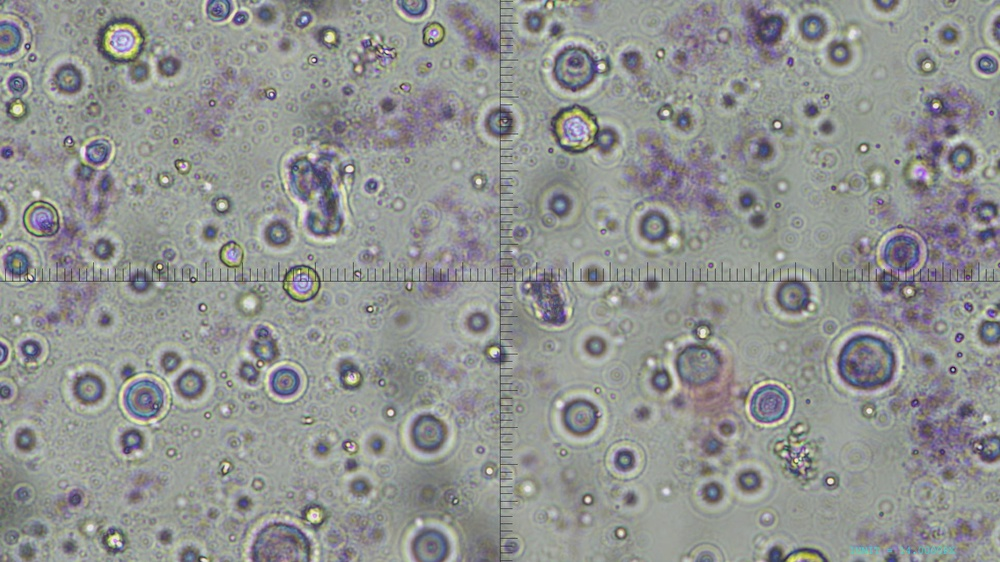
#> input picture Software/sample_analysis/images/IMG00285.JPG, 1000 x 562 px, shrunk from 1920 x 1080 before the run; its folder holds only this picture in this run
$ python analyze_samples.py
#> lines starting #> are read from the running program, lines starting #| are printed output that depends on the picture; after the words box and inside, x2 and y2 are one past the last pixel; in counts of white or black regions, pixels touching at a corner belong together
import cv2
import os
import numpy as np

# Path to sample images
IMAGE_FOLDER = os.path.join(os.path.dirname(__file__), "images")

def count_microbes(image_path):
    # Load image
    img = cv2.imread(image_path, cv2.IMREAD_GRAYSCALE)
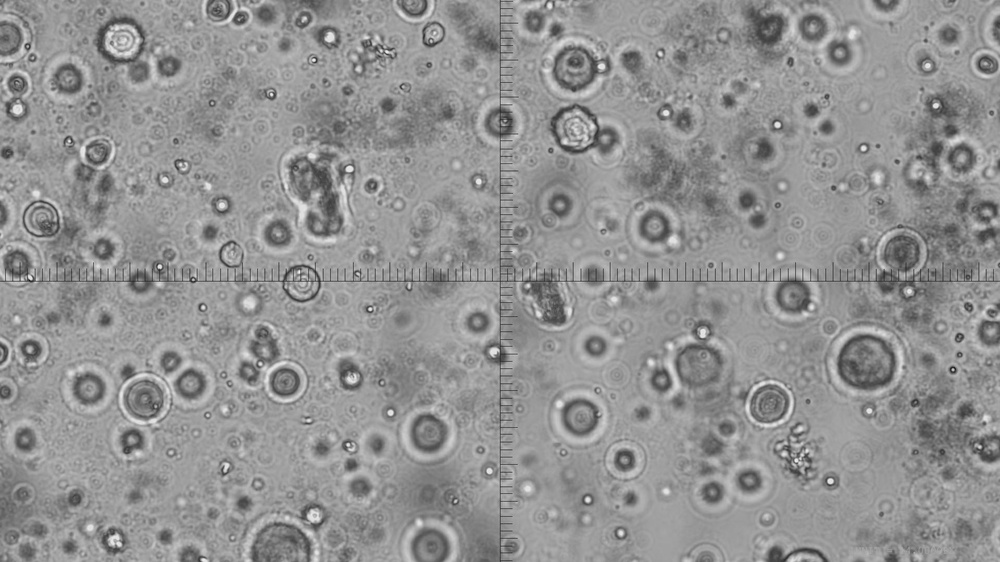
#> img: shape (562, 1000); min 21, max 246, mean 146.4

    # Preprocessing
    blurred = cv2.GaussianBlur(img, (5, 5), 0)

    # Thresholding (separate microbes from background)
    _, thresh = cv2.threshold(blurred, 0, 255, cv2.THRESH_BINARY_INV + cv2.THRESH_OTSU)
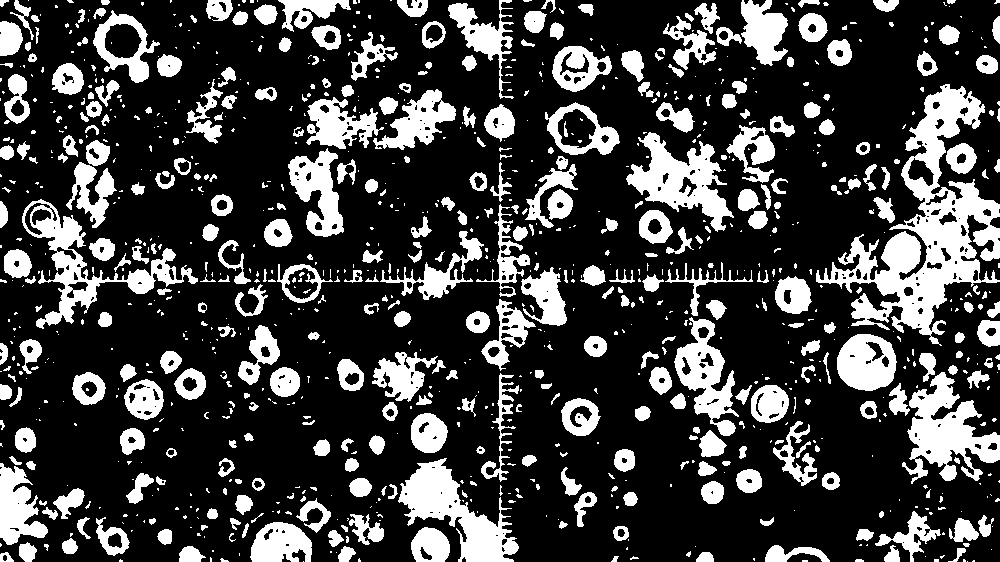
#> thresh: shape (562, 1000); 25% white; 1006 white regions (619 under 20 px)

    # Find contours (each contour is one microbe candidate)
    contours, _ = cv2.findContours(thresh, cv2.RETR_EXTERNAL, cv2.CHAIN_APPROX_SIMPLE)
#> contours = 995 contours, 697 with area under 20; largest, box (x1, y1, x2, y2) and area: (816, 84, 1000, 346) 15576, (22, 199, 198, 329) 5030, (902, 372, 1000, 484) 4853, (398, 458, 519, 562) 4804, (626, 132, 734, 232) 4464

    count = len(contours)
#> count = 995

    return count, thresh, contours

def main():
    for file in os.listdir(IMAGE_FOLDER):
        if file.lower().endswith((".jpg", ".png", ".jpeg")):
            path = os.path.join(IMAGE_FOLDER, file)
            count, thresh, contours = count_microbes(path)
#> count = 995

            print(f"[{file}] Microbes detected: {count}")
#| [IMG00285.JPG] Microbes detected: 995

            # Show the result (with contours drawn)
            img = cv2.imread(path)
#> img is the input picture: shape (562, 1000, 3); mean B, G, R 144.9, 147.3, 145.3
            cv2.drawContours(img, contours, -1, (0, 255, 0), 2)
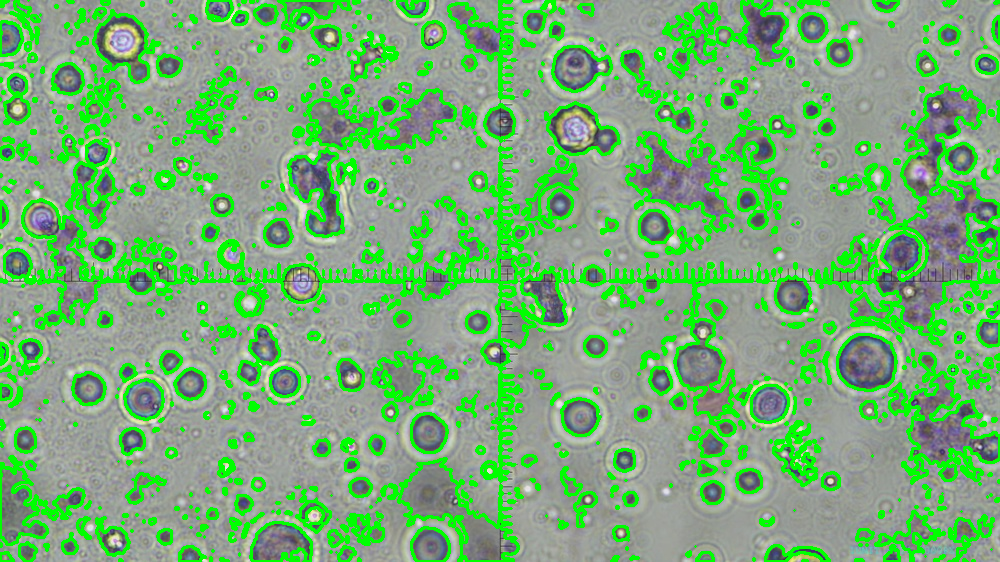
#> img: shape (562, 1000, 3); mean B, G, R 118.1, 172.2, 118.5

            cv2.imshow("Original", img)
            cv2.imshow("Processed", thresh)
            cv2.waitKey(0)

    cv2.destroyAllWindows()

if __name__ == "__main__":
    main()

$ run again, on Software/sample_analysis/images/IMG00290.JPG
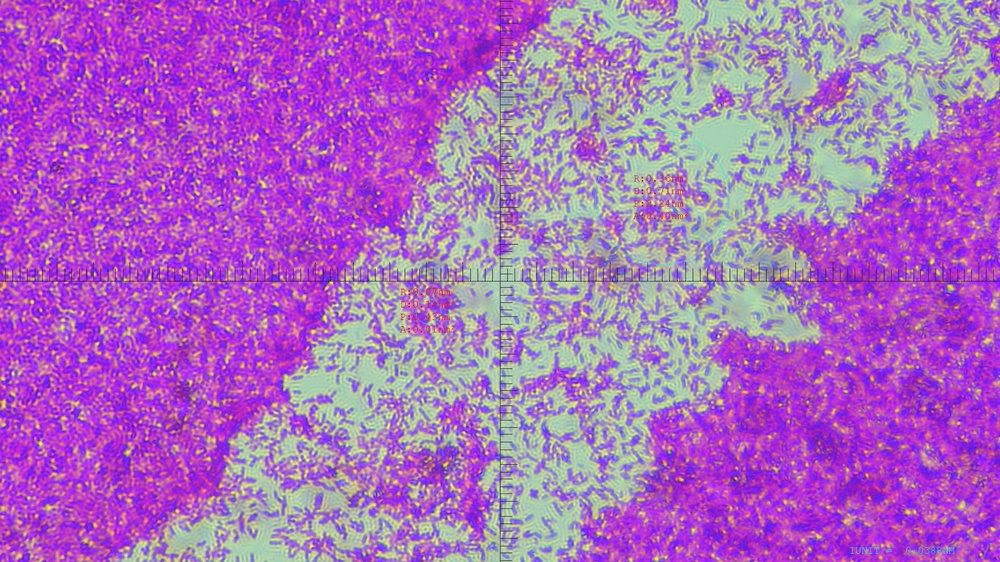
#> input picture Software/sample_analysis/images/IMG00290.JPG, 1000 x 562 px, shrunk from 1920 x 1080 before the run
#> in count_microbes, `_, thresh = cv2.threshold(blurred, 0, 255, cv2.THRESH_BINARY_INV + cv2..`:
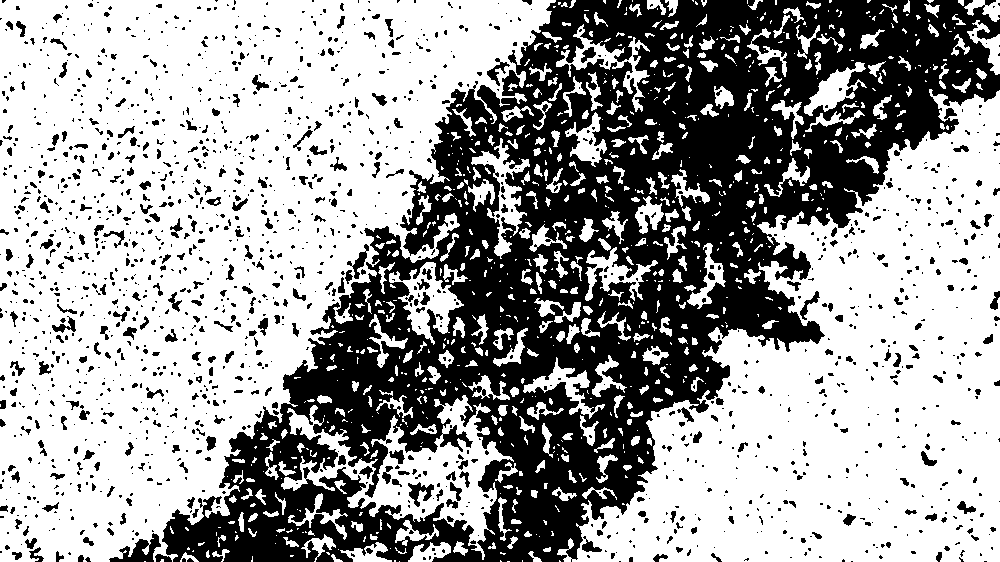
#> thresh: shape (562, 1000); 62.2% white; 1693 black regions (1326 under 20 px)
#> in count_microbes, `contours, _ = cv2.findContours(thresh, cv2.RETR_EXTERNAL, cv2.CHAIN_AP..`: contours = 832 contours, 557 with area under 20; largest, box (x1, y1, x2, y2) and area: (0, 0, 556, 562) 198218, (557, 89, 1000, 562) 112878, (281, 395, 514, 560) 12106, (389, 262, 464, 345) 2439, (471, 138, 530, 259) 1704
#> in count_microbes, `count = len(contours)`: count = 832
#| [IMG00290.JPG] Microbes detected: 832
#> in main, img is the input picture: shape (562, 1000, 3); mean B, G, R 190.4, 106.8, 170.1
#> in main, `cv2.drawContours(img, contours, -1, (0, 255, 0), 2)`:
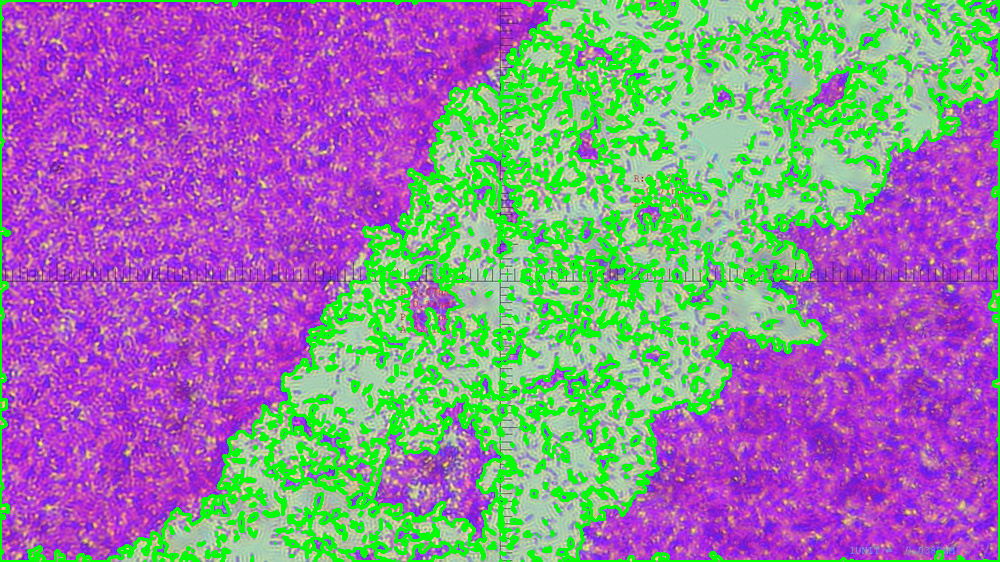
#> img: shape (562, 1000, 3); 17.1% of pixels changed, all inside (x1, y1, x2, y2) = (0, 0, 1000, 562)

$ run again, on Software/sample_analysis/images/IMG00286.JPG
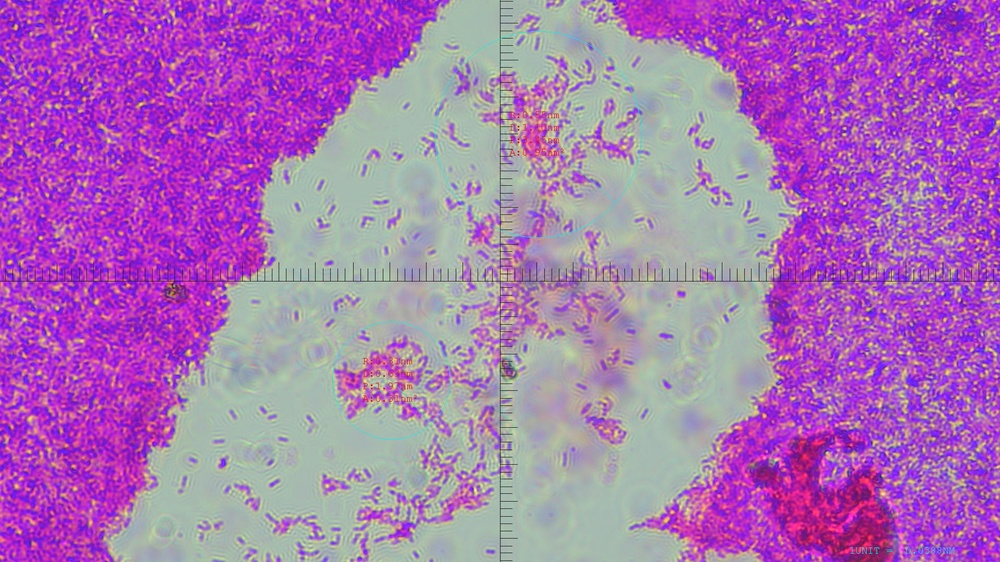
#> input picture Software/sample_analysis/images/IMG00286.JPG, 1000 x 562 px, shrunk from 1920 x 1080 before the run
#> in count_microbes, `_, thresh = cv2.threshold(blurred, 0, 255, cv2.THRESH_BINARY_INV + cv2..`:
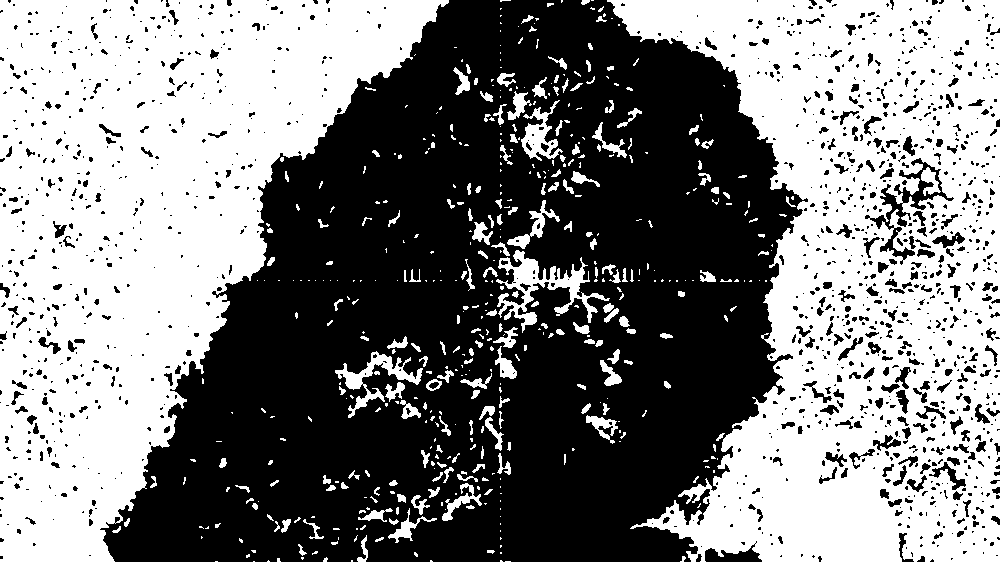
#> thresh: shape (562, 1000); 50.3% white; 1355 black regions (1045 under 20 px)
#> in count_microbes, `contours, _ = cv2.findContours(thresh, cv2.RETR_EXTERNAL, cv2.CHAIN_AP..`: contours = 497 contours, 370 with area under 20; largest, box (x1, y1, x2, y2) and area: (607, 0, 1000, 562) 144035, (0, 0, 449, 562) 137996, (496, 250, 610, 333) 2290, (335, 351, 423, 418) 1176, (521, 100, 563, 161) 968
#> in count_microbes, `count = len(contours)`: count = 497
#| [IMG00286.JPG] Microbes detected: 497
#> in main, img is the input picture: shape (562, 1000, 3); mean B, G, R 180.8, 114.5, 169.2
#> in main, `cv2.drawContours(img, contours, -1, (0, 255, 0), 2)`:
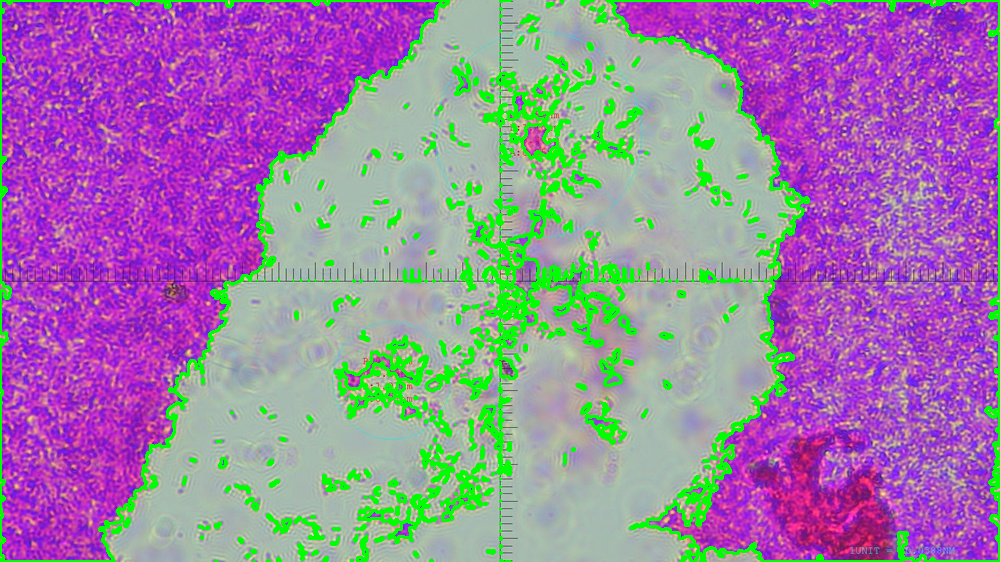
#> img: shape (562, 1000, 3); 8.59% of pixels changed, all inside (x1, y1, x2, y2) = (0, 0, 1000, 562)

$ run again, on Software/sample_analysis/images/IMG00287.JPG
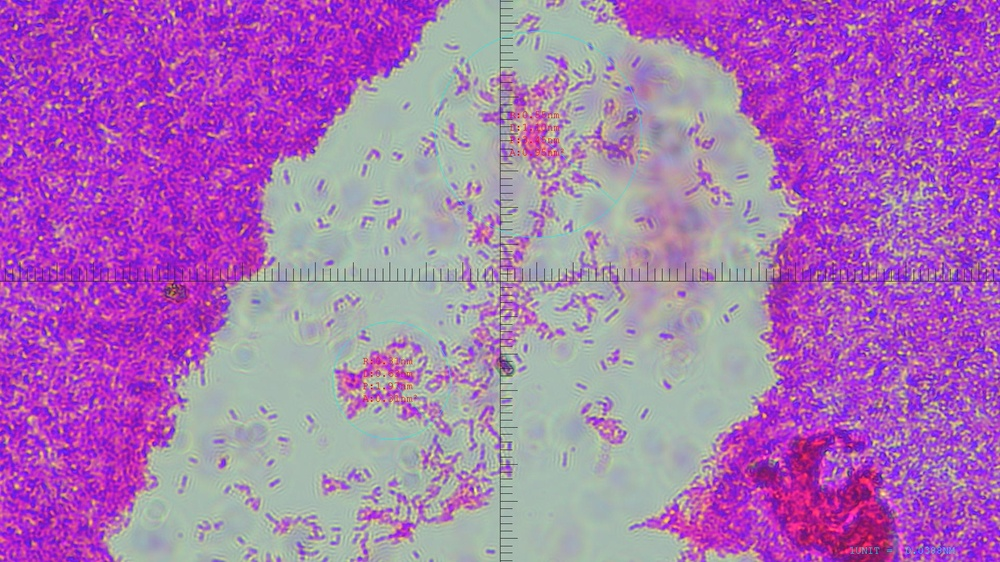
#> input picture Software/sample_analysis/images/IMG00287.JPG, 1000 x 562 px, shrunk from 1920 x 1080 before the run
#> in count_microbes, `_, thresh = cv2.threshold(blurred, 0, 255, cv2.THRESH_BINARY_INV + cv2..`:
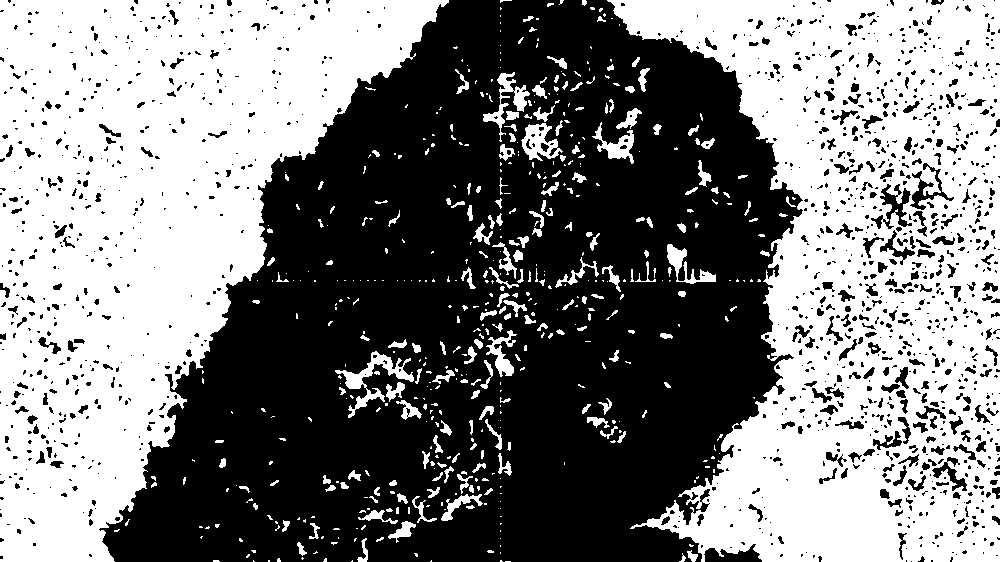
#> thresh: shape (562, 1000); 49.9% white; 539 white regions (346 under 20 px)
#> in count_microbes, `contours, _ = cv2.findContours(thresh, cv2.RETR_EXTERNAL, cv2.CHAIN_AP..`: contours = 538 contours, 415 with area under 20; largest, box (x1, y1, x2, y2) and area: (607, 0, 1000, 562) 144602, (0, 0, 449, 562) 138091, (335, 351, 414, 418) 1032, (521, 123, 563, 161) 868, (483, 72, 530, 142) 646
#> in count_microbes, `count = len(contours)`: count = 538
#| [IMG00287.JPG] Microbes detected: 538
#> in main, img is the input picture: shape (562, 1000, 3); mean B, G, R 180.9, 114.7, 169.2
#> in main, `cv2.drawContours(img, contours, -1, (0, 255, 0), 2)`:
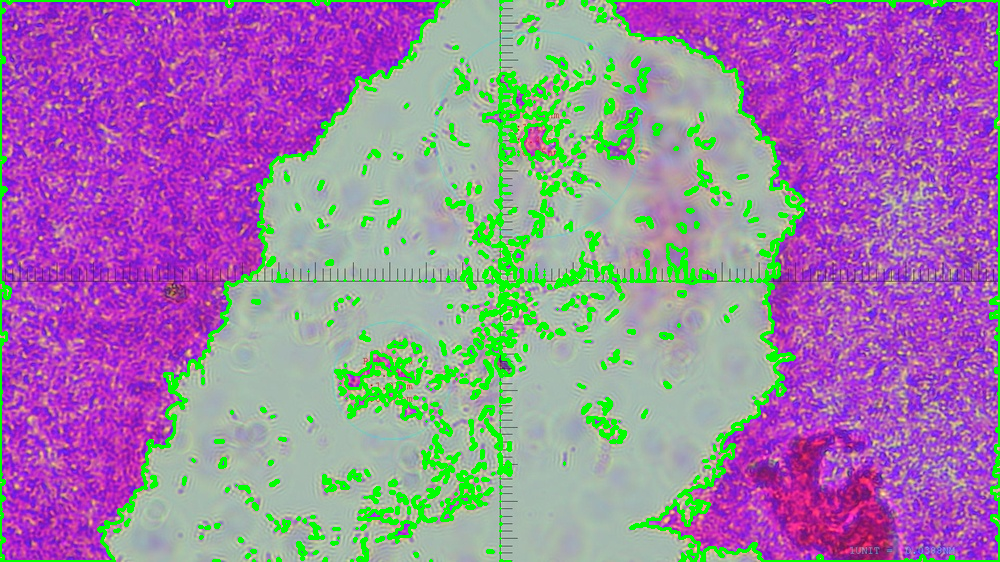
#> img: shape (562, 1000, 3); 8.22% of pixels changed, all inside (x1, y1, x2, y2) = (0, 0, 1000, 562)
